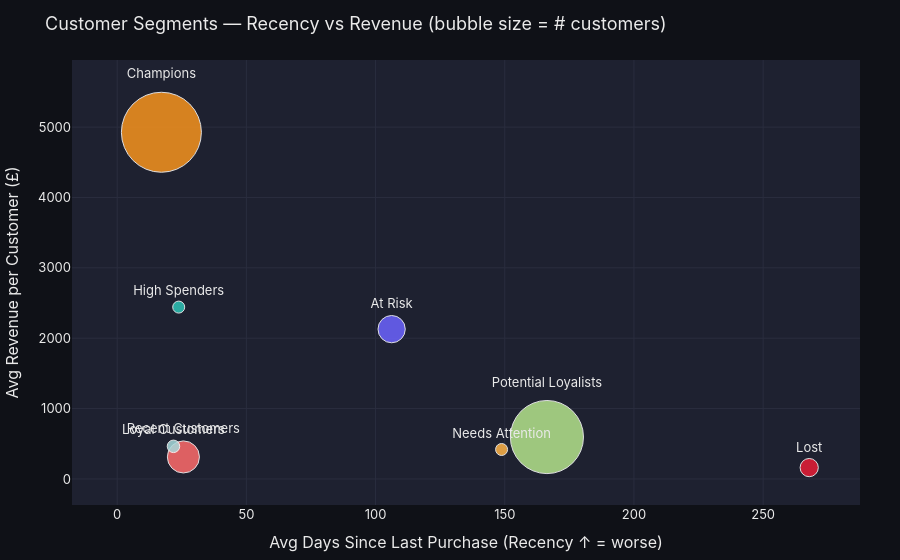

The code cell stored with this chart in its notebook:
### Markdown cell above
---
## 4. Customer Analysis

### 4a. RFM Segment Bubble Chart

### Code cell
rfm = compute_rfm(df_clean)
seg_summary = get_segment_summary(rfm)
fig = plot_rfm_segments(seg_summary)
fig.show()

### Figure 1 — Plotly figure (JSON) as saved in the notebook; plotly's stock layout.template omitted (floating-point values rounded to 4 significant figures)
{"data": [{"marker": {"color": "#F7931E", "line": {"color": "white", "width": 1}, "opacity": 0.85, "size": 80.0}, "mode": "markers+text", "name": "Champions", "text": ["Champions"], "textposition": "top center", "type": "scatter", "x": [17.11], "y": [4927.0]}, {"marker": {"color": "#6C63FF", "line": {"color": "white", "width": 1}, "opacity": 0.85, "size": 27.27}, "mode": "markers+text", "name": "At Risk", "text": ["At Risk"], "textposition": "top center", "type": "scatter", "x": [106.2], "y": [2129.0]}, {"marker": {"color": "#B5E48C", "line": {"color": "white", "width": 1}, "opacity": 0.85, "size": 73.14}, "mode": "markers+text", "name": "Potential Loyalists", "text": ["Potential Loyalists"], "textposition": "top center", "type": "scatter", "x": [166.3], "y": [595.4]}, {"marker": {"color": "#2EC4B6", "line": {"color": "white", "width": 1}, "opacity": 0.85, "size": 12}, "mode": "markers+text", "name": "High Spenders", "text": ["High Spenders"], "textposition": "top center", "type": "scatter", "x": [23.81], "y": [2442.0]}, {"marker": {"color": "#FF6B6B", "line": {"color": "white", "width": 1}, "opacity": 0.85, "size": 32.07}, "mode": "markers+text", "name": "Recent Customers", "text": ["Recent Customers"], "textposition": "top center", "type": "scatter", "x": [25.62], "y": [312.6]}, {"marker": {"color": "#A8DADC", "line": {"color": "white", "width": 1}, "opacity": 0.85, "size": 12.51}, "mode": "markers+text", "name": "Loyal Customers", "text": ["Loyal Customers"], "textposition": "top center", "type": "scatter", "x": [21.78], "y": [463.3]}, {"marker": {"color": "#FFB347", "line": {"color": "white", "width": 1}, "opacity": 0.85, "size": 12}, "mode": "markers+text", "name": "Needs Attention", "text": ["Needs Attention"], "textposition": "top center", "type": "scatter", "x": [148.8], "y": [418.4]}, {"marker": {"color": "#E71D36", "line": {"color": "white", "width": 1}, "opacity": 0.85, "size": 18.22}, "mode": "markers+text", "name": "Lost", "text": ["Lost"], "textposition": "top center", "type": "scatter", "x": [267.8], "y": [161.2]}], "layout": {"font": {"color": "#EAEAEA", "family": "Inter, sans-serif", "size": 13}, "legend": {"bgcolor": "rgba(0,0,0,0)", "borderwidth": 0}, "margin": {"b": 40, "l": 40, "r": 40, "t": 60}, "paper_bgcolor": "#0F1117", "plot_bgcolor": "#1E2130", "showlegend": false, "title": {"font": {"color": "#EAEAEA", "size": 18}, "text": "Customer Segments — Recency vs Revenue\n(bubble size = # customers)"}, "xaxis": {"gridcolor": "#2A2D3E", "showgrid": true, "title": {"text": "Avg Days Since Last Purchase (Recency ↑ = worse)"}, "zeroline": false}, "yaxis": {"gridcolor": "#2A2D3E", "showgrid": true, "title": {"text": "Avg Revenue per Customer (£)"}, "zeroline": false}}}
